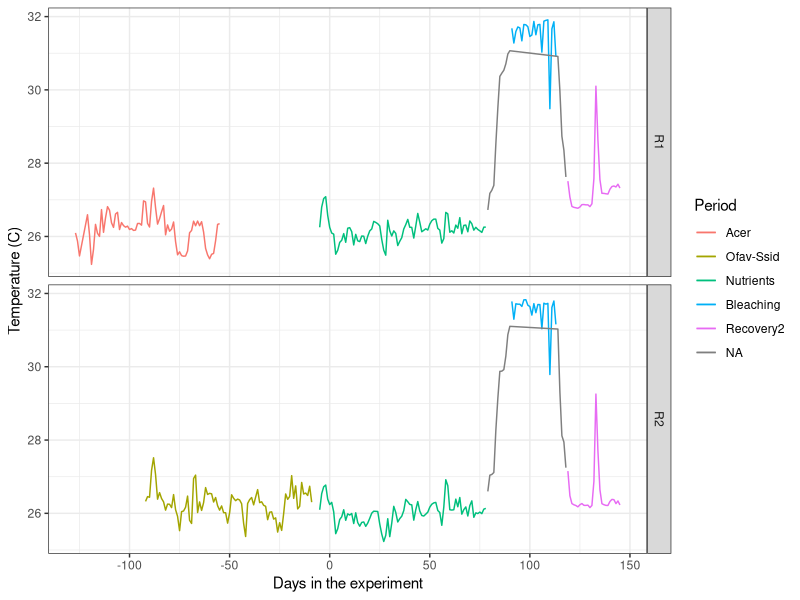
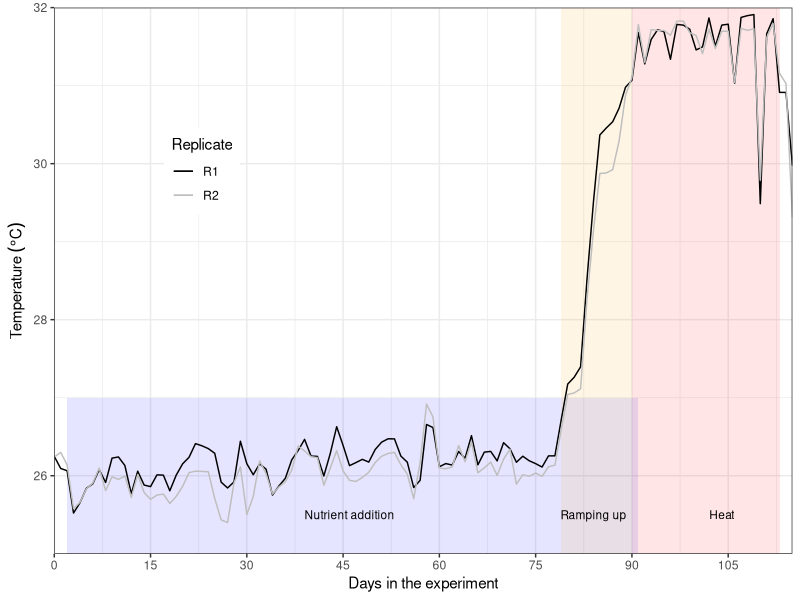
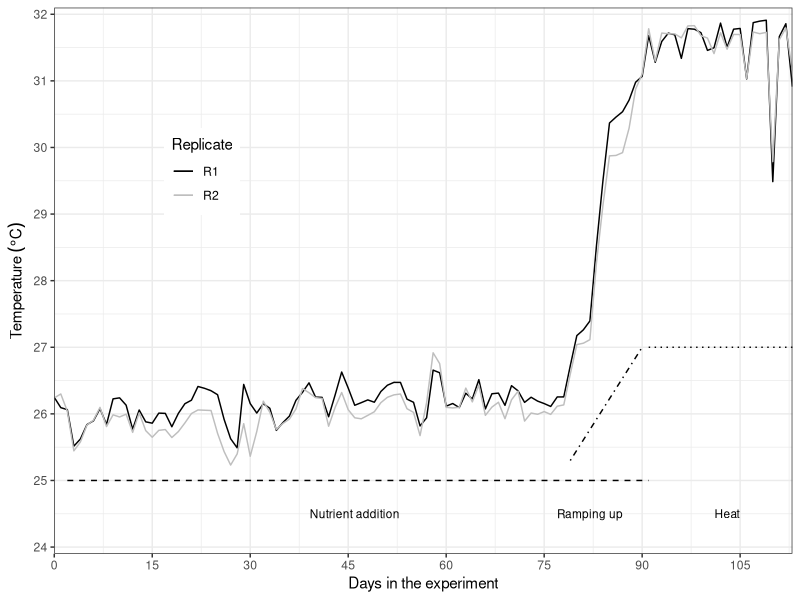
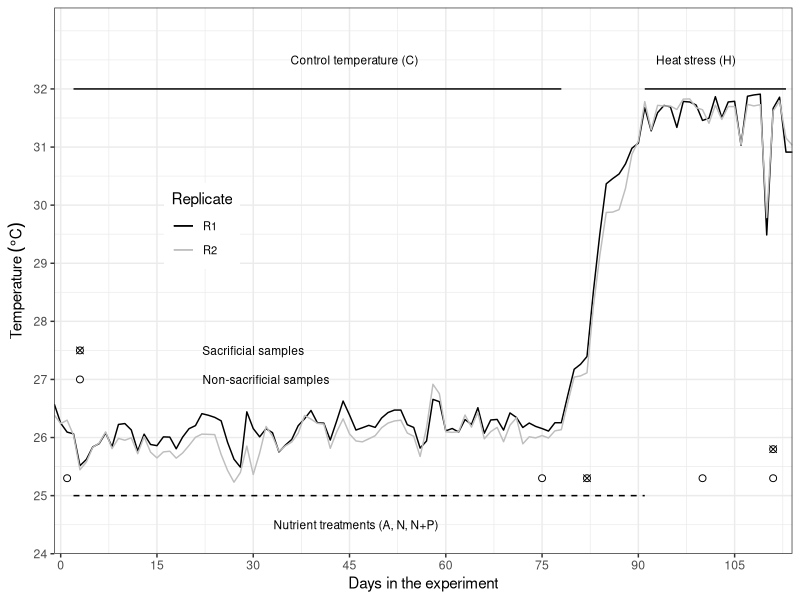

The R script that drew these images, in order:
## ---- chunk 1
knitr::opts_chunk$set(echo = TRUE, warning = FALSE, message = FALSE)
## ---- chunk 2
# Libraries
    library(plyr)
    library(tidyverse)
    library(reshape2)
    library(ggthemes)
    library(lubridate)

# Default ggplot settings

    ggthe_bw<-theme(plot.background=element_blank(),
          panel.grid.major.y = element_blank(),
          panel.grid.major.x = element_blank(),
          panel.grid.minor.x = element_blank(),
          panel.grid.minor.y = element_blank(),
          legend.box.background = element_rect(),
          panel.background =element_rect(fill = NA, color = "black")
          )+
    theme_bw()
## ---- chunk 3
Temperature<-read.csv("Day_Tem.csv", header = T)

Temperature$Period<-factor((Temperature$Period),levels=c
              ("Acer","Ofav-Ssid","Nutrients", "Ramping up",
                "Bleaching","Ramping down", "Recovery2"))
  
# Temperature data available from each treatment-replicate-day
Periods.days <- ddply (Temperature, .(Period, Treatment),summarise,
                Dmin = min (Day, na.rm = F), 
                Dmax = max (Day, na.rm = F))
Periods.days
## ---- chunk 4
Temperature_Periods_R<- ggplot(Temperature, aes (Day, Temperature, 
                                               colour=factor(Period))) +
  stat_summary(fun.data = "mean_cl_boot",geom = "errorbar", width = 0.2 )+
  stat_summary(fun.y=mean, geom="line") +   ggthe_bw +
  xlab("Days in the experiment")  + guides(colour=guide_legend("Period")) +
  ylab("Temperature (C)") + facet_grid(Replicate~.) 
Temperature_Periods_R

Summary_Period <- ddply (Temperature, .(Period),summarise, 
                              Temp = mean (Temperature, na.rm = T),
                              Tsd  = sd (Temperature, na.rm = T), 
                              Tmax = max (Temperature, na.rm = T),
                              Tmin = min (Temperature, na.rm = T))
Summary_Period
  
Summary_Tanks <- ddply (Temperature, .(Period, Treatment, Replicate),summarise, 
                             Temp = mean (Temperature, na.rm = T),
                             Tsd  = sd (Temperature, na.rm = T), 
                             Tmax = max (Temperature, na.rm = T),
                             Tmin = min (Temperature, na.rm = T))
Summary_Tanks
## ---- chunk 5
Temperature_Experiment_Colours<- ggplot(Temperature, aes (
  Day, Temperature, colour=Replicate)) +
    ggthe_bw +
    scale_y_continuous(limits = c(25,32),
                       name=(expression("Temperature"~(degree*C))),
                       expand = c(0, 0)) +
    scale_x_continuous(name="Days in the experiment",
                       limits = c(0,115),
                       breaks = seq(0, 115, 15),  
                       expand = c(0, 0))+
     annotate("rect", xmin= c(2,79,90), xmax = c(91, 90, 113),
              ymin = c(25, 25, 25), 
              ymax = c(27, 32, 32), fill=c("blue" , "orange", "red"), alpha = .1)+
    annotate("text", x= c(46, 84, 104), y = 25.5, 
              label=c("Nutrient addition", "Ramping up", "Heat"), size=3) +
    theme(legend.position=c(0.2, 0.7)) +
    scale_colour_manual(values = c("black","gray"))+
    stat_summary(fun.data = "mean_cl_boot",geom = "errorbar", width = 0.2 )+
    stat_summary(fun.y=mean, geom="line") 
  Temperature_Experiment_Colours
  
## ---- chunk 6
  
  Temperature_BW<- ggplot(Temperature, aes (Day, Temperature, colour=Replicate)) +
    ggthe_bw +
    scale_y_continuous(limits = c(23.9,32.1),
                       name=(expression("Temperature"~(degree*C))),
                       breaks = seq(24, 32, 1),  
                       expand = c(0, 0)) +
    scale_x_continuous(name="Days in the experiment",
                       limits = c(0,113),
                       breaks = seq(0, 113, 15),  
                       expand = c(0, 0))+
  
    annotate("segment", x = 2, xend = 91, y = 25, yend = 25,
              colour = "black", linetype=2)+
    annotate("segment", x = 79, xend = 90, y = 25.3, yend = 27,
              colour = "black", linetype=4)+
    annotate("segment", x = 91, xend = 113, y = 27, yend = 27,
              colour = "black", linetype=3)+

    annotate("text", x= c(46, 82, 103), y = 24.5, 
             label=c("Nutrient addition", "Ramping up", "Heat"), size=3) +
    theme(legend.position=c(0.2, 0.7)) +
    scale_colour_manual(values = c("black","gray"))+
    stat_summary(fun.data = "mean_cl_boot",geom = "errorbar", width = 0.2 )+
    stat_summary(fun.y=mean, geom="line") 
  Temperature_BW
  
  # ggsave(file="Outputs/Figure_1_Experiment_a.svg", dpi = 300, plot=Temperature_BW, width=3.5, height=2)
  
## ---- chunk 7
  
  Temperature_BW2<- ggplot(Temperature, aes (Day, Temperature, colour=Replicate)) + ggthe_bw +
  scale_y_continuous(limits = c(24,33.4),
                       name=(expression("Temperature"~(degree*C))),
                       breaks = seq(24, 32, 1),  
                       expand = c(0, 0)) +
  scale_x_continuous(name="Days in the experiment",
                       limits = c(-1,114),
                       breaks = seq(0, 113, 15),  
                       expand = c(0, 0))+
  
    annotate("segment", x = 2, xend = 91, y = 25, yend = 25,
              colour = "black", linetype=2)+
    #annotate("segment", x = 79, xend = 90, y = 26, yend = 26,
     #         colour = "black", linetype=4)+
    #annotate("segment", x = 91, xend = 113, y = 27, yend = 27,
     #         colour = "black", linetype=3)+

    annotate("text", x= c(46, 84, 101), y = c(24.5,25.5,24.5), 
             label=c("Nutrient treatments (A, N, N+P)", " ", " "), size=3) +
  annotate("text", x= c(46, 99), y = c(32.5,32.5), 
             label=c("Control temperature (C) ", 
                     "Heat stress (H)"), size=3) +
  annotate("segment", x = 2, xend = 78, y = 32, yend = 32,
              colour = "black", linetype=1)+
  annotate("segment", x = 91, xend = 113, y = 32, yend = 32,
              colour = "black", linetype=1)+
    theme(legend.position=c(0.2, 0.6),
          legend.text=element_text(size=8)) +
    scale_colour_manual(values = c("black","gray"))+
    stat_summary(fun.data = "mean_cl_boot",geom = "errorbar", width = 0.2 )+
    stat_summary(fun.y=mean, geom="line") +
  annotate("point",x=c(1, 75, 100, 111), y=c(25.3), 
           shape=21, size=2, fill="white") +
  annotate("point",x=c(82, 111), y=c(25.3, 25.8), 
           shape=21, size=2, fill="white")+
  annotate("point",x=c(82, 111), y=c(25.3, 25.8), 
           shape=4, size=2)+
# Labels
 annotate("point",x=c(3, 3), y=c(27, 27.5), 
           shape=21, size=2, fill="white")+
  annotate("point",x=c(3), y=c(27.5), 
           shape=4, size=2)+
  annotate("text", x= c(32,30), y = c(27,27.5), 
             label=c("Non-sacrificial samples", 
                     "Sacrificial samples"), size=3)
  
  Temperature_BW2
  
  # ggsave(file="Outputs/Figure_1_Experiment_c.svg", plot=Temperature_BW2, dpi = 300, width=4, height=2.5)
  
